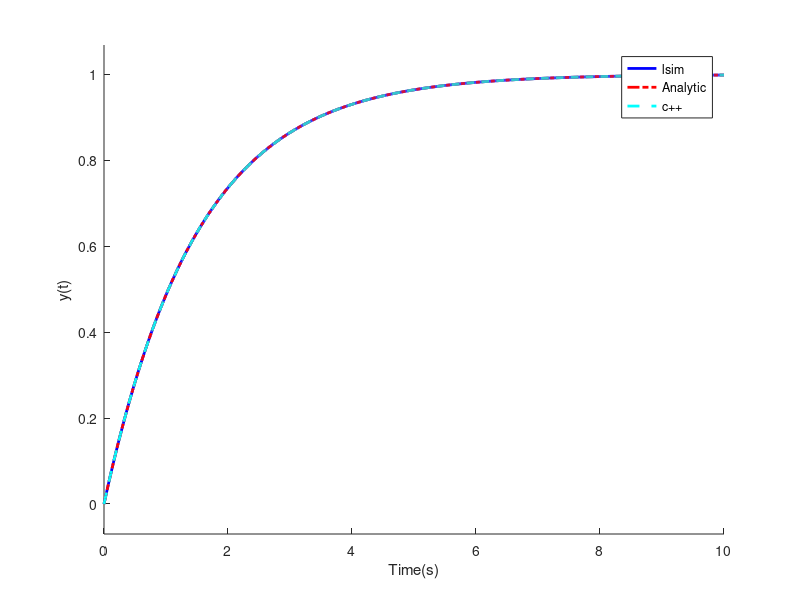
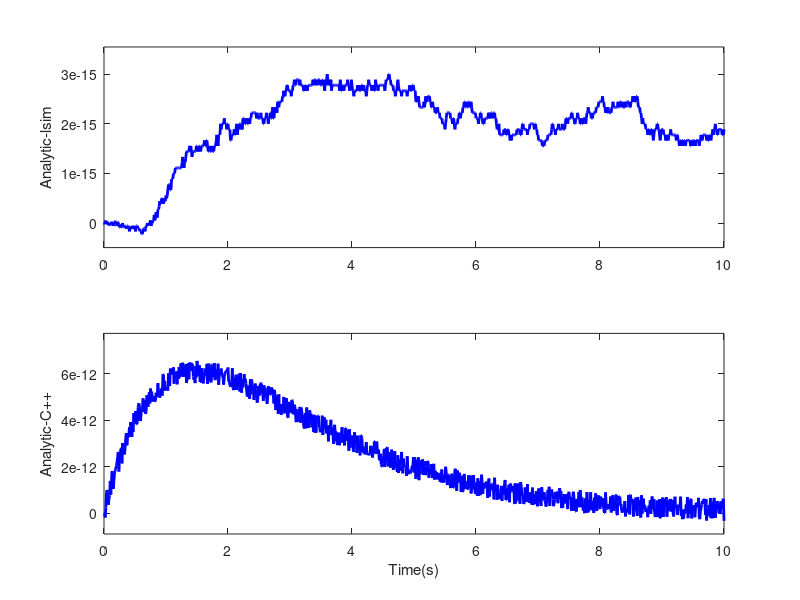
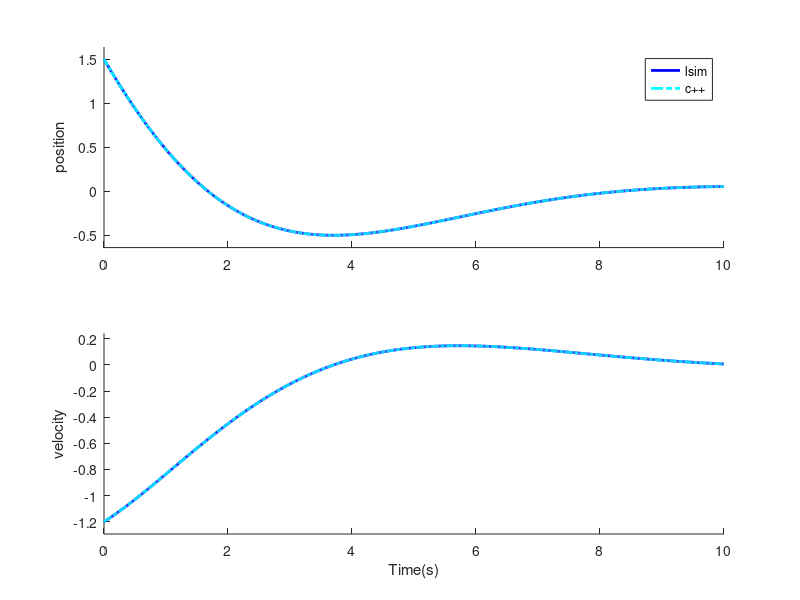
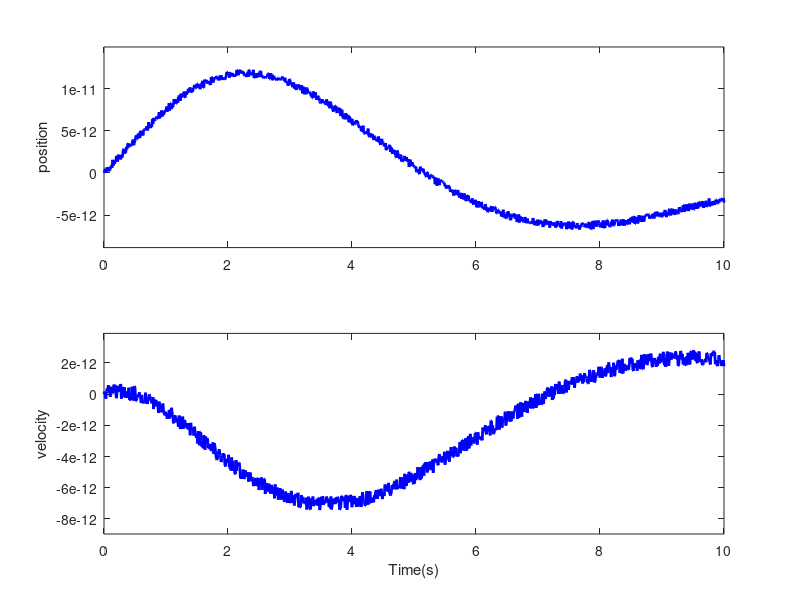

Source code (MATLAB) for these figures, in order: (Note: this script raises an error after producing the figures.)
clc;clear;close all;
% 模擬標準一階系統1/(Ts +1)的單位步階響應
dt = 0.01;
t_end = 10;
t = 0:dt:t_end;
T = 1.5; % 時間常數

y_analytic = 1 - exp(-1/T*t);

r = ones(1,length(t));%參考輸入
x_0 = 0; %初始狀態

c_data = textread('traj.txt', '' , 'headerlines', 1);  %意味著讀取資料的時候跳過
y_c = c_data(:,2)';

%% lsim
sys_tf = tf(1,[T 1]); % 轉移函數
y_lsim = lsim(sys_tf,r,t,x_0)';% 模擬步階輸入
% 補充:線性系統轉移函數步階響應可以直接用 step 函數如下所示
% y_step = step(sys_tf,t);

fig(1) = figure("Name","F_step_response");
hold on
plot(t,y_lsim,"-b","LineWidth",2);
plot(t,y_analytic,"-.r","LineWidth",2);
plot(t,y_c,"--c","LineWidth",2);
xlim tight;ylim padded;
xlabel("Time(s)");ylabel("y(t)");

legend("lsim","Analytic","c++","Location","best")


fig(2) = figure("Name","F_step_response_error");
subplot(2,1,1)
plot(t,y_analytic-y_lsim,"-b","LineWidth",2);
xlim tight;ylim padded;
ylabel("Analytic-lsim");
subplot(2,1,2)
plot(t,y_analytic-y_c,"-b","LineWidth",2);
xlim tight;ylim padded;
xlabel("Time(s)");ylabel("Analytic-C++");


M=3;C=2;K=1;
A = [ 0      1;
     -K/M  -C/M ];
B = [0; 1/M];
C = [1 0;   % 輸出1：位移 x
        0 1];  % 輸出2：速度 xdot
D = [0; 0];

sys = ss(A,B,C,D);
x_0 = [1.5 -1.2];
y_lsim = lsim(sys,zeros(size(t)),t,x_0)';
y_c = c_data(:,3:4)';

fig(3) = figure("Name","S_response");
subplot(2,1,1)
hold on
plot(t,y_lsim(1,:),"-b","LineWidth",2);
plot(t,y_c(1,:),"-.c","LineWidth",2);
xlim tight;ylim padded;
ylabel("position");
legend("lsim","c++","Location","best")

subplot(2,1,2)
hold on
plot(t,y_lsim(2,:),"-b","LineWidth",2);
plot(t,y_c(2,:),"-.c","LineWidth",2);
ylabel("velocity");
xlim tight;ylim padded;
xlabel("Time(s)");

fig(4) = figure("Name","S_response_error");
subplot(2,1,1)
title("Analytic-C++");
plot(t,y_lsim(1,:)-y_c(1,:),"-b","LineWidth",2);
xlim tight;ylim padded;
ylabel("position");
subplot(2,1,2)
plot(t,y_lsim(2,:)-y_c(2,:),"-b","LineWidth",2);
xlim tight;ylim padded;
ylabel("velocity");
xlabel("Time(s)");


for i = 1:length(fig)
    exportgraphics(fig(i),['.\figure\' fig(i).Name '.png']);
end
